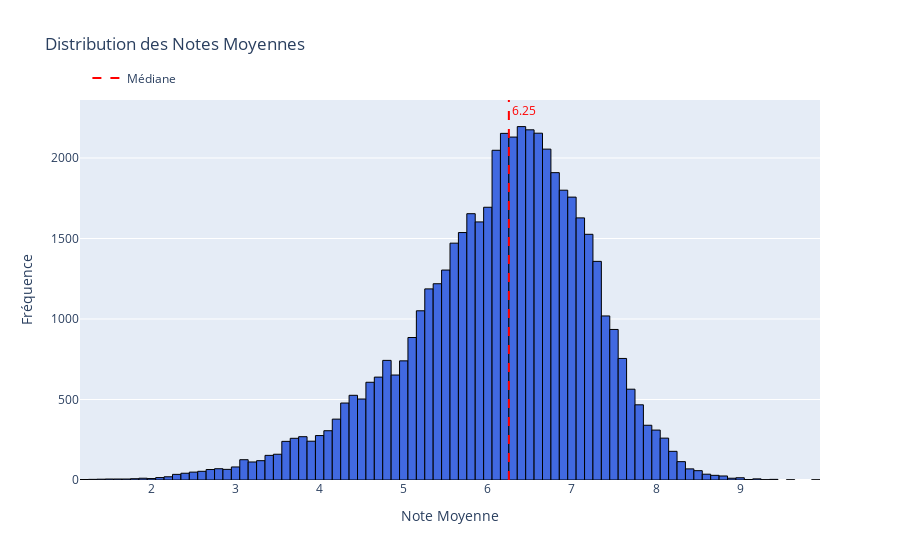
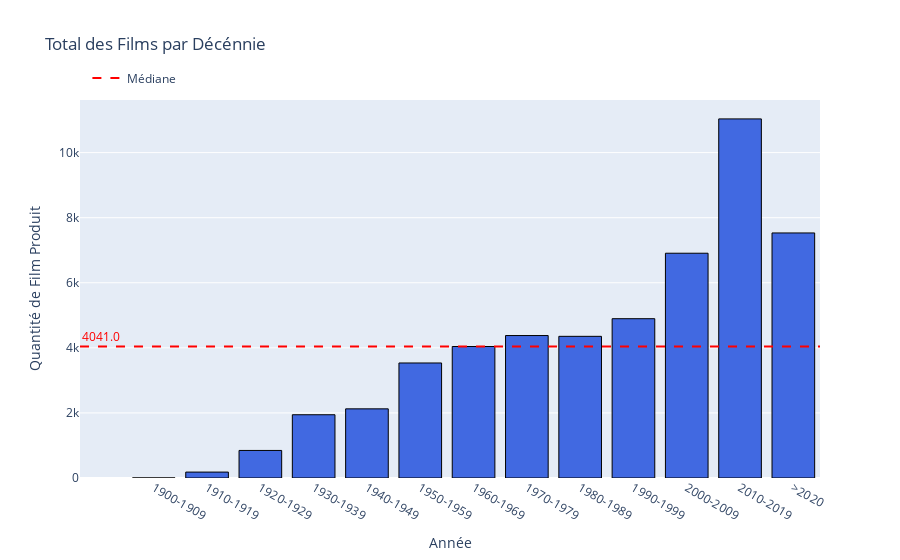
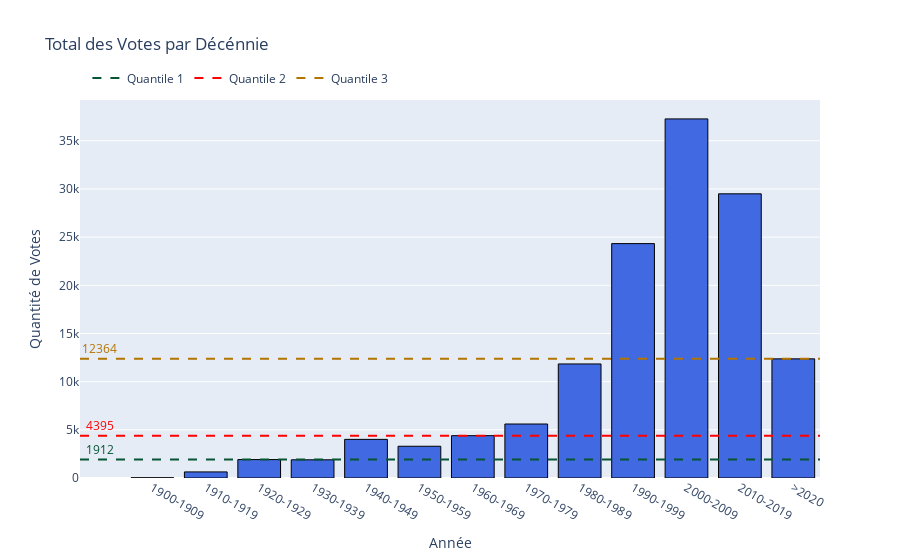

Notebook cell for these charts, in order:
### Code cell
figs = movies_by_decades(df)

for fig in figs:
    fig.show()

### Figure 1 — Plotly figure (JSON) as saved in the notebook; plotly's stock layout.template omitted (floating-point values rounded to 4 significant figures; data arrays with more than 128 entries replaced by an {"elided": "..."} marker saying what was removed)
{"data": [{"marker": {"color": "royalblue", "line": {"color": "black", "width": 1}}, "showlegend": false, "type": "histogram", "x": {"elided": "51778 float values"}}, {"line": {"color": "red", "dash": "dash", "width": 2}, "mode": "lines", "name": "Médiane", "type": "scatter", "x": [null], "y": [null]}], "layout": {"annotations": [{"font": {"color": "red"}, "name": "Median", "showarrow": false, "text": "6.25", "x": 6.25, "xshift": 15, "y": 2295}], "legend": {"orientation": "h", "x": 0.01, "xanchor": "left", "y": 1.02, "yanchor": "bottom"}, "shapes": [{"line": {"color": "red", "dash": "dash", "width": 2}, "type": "line", "x0": 6.25, "x1": 6.25, "y0": 0, "y1": 1, "yref": "paper"}], "title": {"text": "Distribution des Notes Moyennes"}, "xaxis": {"title": {"text": "Note Moyenne"}}, "yaxis": {"title": {"text": "Fréquence"}}}}

### Figure 2 — Plotly figure (JSON) as saved in the notebook; plotly's stock layout.template omitted (floating-point values rounded to 4 significant figures)
{"data": [{"marker": {"color": "royalblue", "line": {"color": "black", "width": 1}}, "showlegend": false, "type": "bar", "x": ["1900-1909", "1910-1919", "1920-1929", "1930-1939", "1940-1949", "1950-1959", "1960-1969", "1970-1979", "1980-1989", "1990-1999", "2000-2009", "2010-2019", ">2020"], "y": [1, 182, 847, 1944, 2125, 3535, 4041, 4378, 4354, 4896, 6908, 11036, 7531]}, {"line": {"color": "red", "dash": "dash", "width": 2}, "mode": "lines", "name": "Médiane", "type": "scatter", "x": [null], "y": [null]}], "layout": {"annotations": [{"font": {"color": "red"}, "showarrow": false, "text": "4041.0", "x": -0.99, "y": 4041, "yshift": 10}], "legend": {"orientation": "h", "x": 0.01, "xanchor": "left", "y": 1.02, "yanchor": "bottom"}, "shapes": [{"line": {"color": "red", "dash": "dash", "width": 2}, "type": "line", "x0": 0, "x1": 1, "xref": "paper", "y0": 4041, "y1": 4041}], "title": {"text": "Total des Films par Décénnie"}, "xaxis": {"title": {"text": "Année"}}, "yaxis": {"title": {"text": "Quantité de Film Produit"}}}}

### Figure 3 — Plotly figure (JSON) as saved in the notebook; plotly's stock layout.template omitted (floating-point values rounded to 4 significant figures)
{"data": [{"marker": {"color": "royalblue", "line": {"color": "black", "width": 1}}, "showlegend": false, "type": "bar", "x": ["1900-1909", "1910-1919", "1920-1929", "1930-1939", "1940-1949", "1950-1959", "1960-1969", "1970-1979", "1980-1989", "1990-1999", "2000-2009", "2010-2019", ">2020"], "y": [21, 633.6, 1912.0, 1887.0, 4010.0, 3296.0, 4395.0, 5605.0, 11840.0, 24320.0, 37270.0, 29490.0, 12360.0]}, {"line": {"color": "#065535", "dash": "dash", "width": 2}, "mode": "lines", "name": "Quantile 1", "type": "scatter", "x": [null], "y": [null]}, {"line": {"color": "#ff0000", "dash": "dash", "width": 2}, "mode": "lines", "name": "Quantile 2", "type": "scatter", "x": [null], "y": [null]}, {"line": {"color": "#b37400", "dash": "dash", "width": 2}, "mode": "lines", "name": "Quantile 3", "type": "scatter", "x": [null], "y": [null]}], "layout": {"annotations": [{"font": {"color": "#065535"}, "showarrow": false, "text": "1912", "x": -0.99, "y": 1912.0, "yshift": 10}, {"font": {"color": "#ff0000"}, "showarrow": false, "text": "4395", "x": -0.99, "y": 4395.0, "yshift": 10}, {"font": {"color": "#b37400"}, "showarrow": false, "text": "12364", "x": -0.99, "y": 12360.0, "yshift": 10}], "legend": {"orientation": "h", "x": 0.01, "xanchor": "left", "y": 1.02, "yanchor": "bottom"}, "shapes": [{"line": {"color": "#065535", "dash": "dash", "width": 2}, "type": "line", "x0": 0, "x1": 1, "xref": "paper", "y0": 1912.0, "y1": 1912.0}, {"line": {"color": "#ff0000", "dash": "dash", "width": 2}, "type": "line", "x0": 0, "x1": 1, "xref": "paper", "y0": 4395.0, "y1": 4395.0}, {"line": {"color": "#b37400", "dash": "dash", "width": 2}, "type": "line", "x0": 0, "x1": 1, "xref": "paper", "y0": 12360.0, "y1": 12360.0}], "title": {"text": "Total des Votes par Décénnie"}, "xaxis": {"title": {"text": "Année"}}, "yaxis": {"title": {"text": "Quantité de Votes"}}}}
